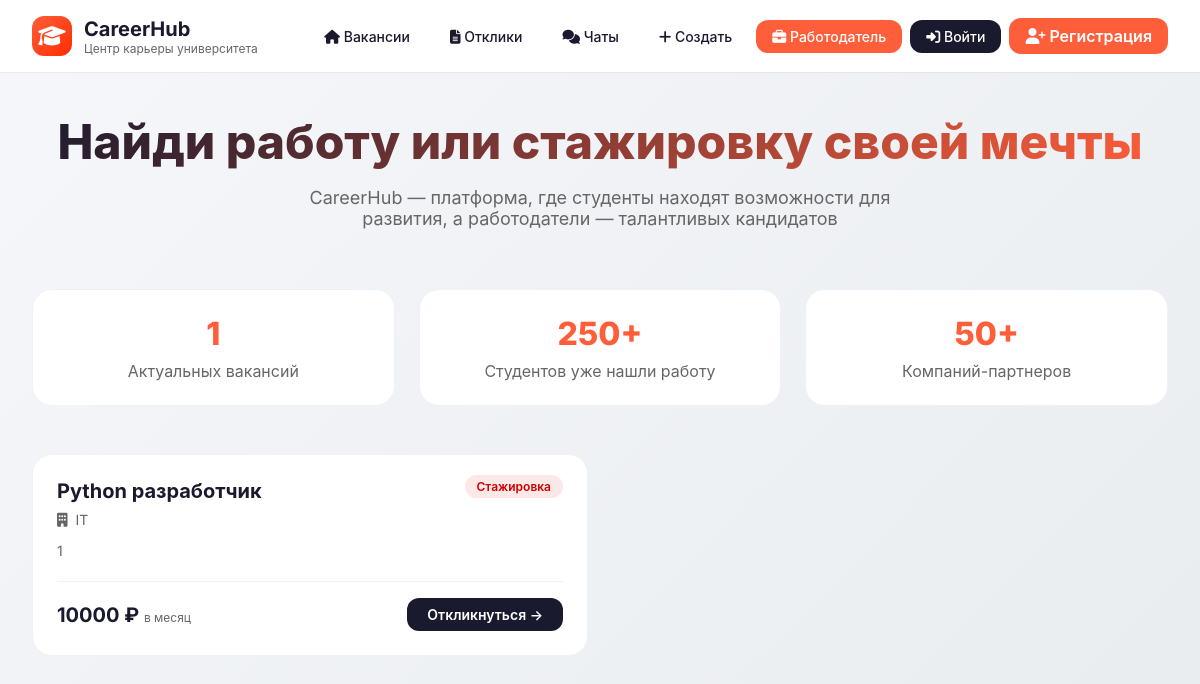
The page / on the database its author committed.
### tables this page shows
CREATE TABLE vacancies (
            id INTEGER PRIMARY KEY AUTOINCREMENT,
            title TEXT NOT NULL,
            description TEXT NOT NULL,
            department TEXT NOT NULL,
            job_type TEXT NOT NULL,
            salary INTEGER,
            employer_id INTEGER,
            created_at TIMESTAMP DEFAULT CURRENT_TIMESTAMP
        );

### app/main.py (the view)
@app.get("/", response_class=HTMLResponse)
async def home(request: Request):
    session_id = request.cookies.get("session_id")
    current_user = None
    if session_id and session_id in sessions:
        current_user = sessions[session_id]
    vacancies = JobService.get_all_vacancies()
    return templates.TemplateResponse(
        "index.html",
        {"request": request, "vacancies": vacancies, "user": current_user}
    )

### templates/index.html (shortened to what this page needs)
{% extends "base.html" %}
{% block content %}
<div class="hero">
    <h1>Найди работу или стажировку своей мечты</h1>
    <p>CareerHub — платформа, где студенты находят возможности для развития, а работодатели — талантливых кандидатов</p>
</div>
<div class="stats-grid">
    <div class="stat-card">
        <div class="stat-number">{{ vacancies|length }}</div>
        <div class="stat-label">Актуальных вакансий</div>
    </div>
    <div class="stat-card">
        <div class="stat-number">250+</div>
        <div class="stat-label">Студентов уже нашли работу</div>
    </div>
    <div class="stat-card">
        <div class="stat-number">50+</div>
        <div class="stat-label">Компаний-партнеров</div>
    </div>
</div>
{% if vacancies %}
    <div class="vacancies-grid">
        {% for vacancy in vacancies %}
        <div class="vacancy-card">
            <div class="vacancy-tag">
                <span class="badge {{ vacancy.job_type }}">
                    {% if vacancy.job_type == 'job' %}Полная занятость{% else %}Стажировка{% endif %}
                </span>
            </div>
            <h3 class="vacancy-title">{{ vacancy.title }}</h3>
            <div class="vacancy-department">
                <i class="fas fa-building"></i> {{ vacancy.department }}
            </div>
            <p class="vacancy-description">{{ vacancy.description[:120] }}{% if vacancy.description|length > 120 %}...{% endif %}</p>
            <div class="vacancy-meta">
                <div class="salary">
                    {% if vacancy.salary %}
                        {{ vacancy.salary }} ₽ <small>в месяц</small>
                    {% else %}
                        Зарплата по договоренности
                    {% endif %}
                </div>
                <a href="/apply/{{ vacancy.id }}" class="btn-apply">Откликнуться →</a>
            </div>
        </div>
        {% endfor %}
    </div>
{% endif %}
{% endblock %}

### templates/base.html (style rules this page uses)
* { margin: 0; padding: 0; box-sizing: border-box; }
body { font-family: 'Inter', -apple-system, BlinkMacSystemFont, 'Segoe UI', sans-serif; background: #f5f7fa; min-height: 100vh; color: #1a1a2e; }
.hero { text-align: center; margin-bottom: 60px; }
.hero h1 { font-size: 48px; font-weight: 800; background: linear-gradient(135deg, #1a1a2e, #ff5e3a); background-clip: text; -webkit-text-fill-color: transparent; margin-bottom: 16px; }
.hero p { font-size: 18px; color: #666; max-width: 600px; margin: 0 auto; }
.vacancies-grid { display: grid; grid-template-columns: repeat(auto-fill, minmax(380px, 1fr)); gap: 24px; margin-top: 20px; }
.vacancy-card { background: white; border-radius: 20px; padding: 24px; transition: all 0.3s ease; border: 1px solid #eef2f6; cursor: pointer; position: relative; }
.vacancy-tag { position: absolute; top: 20px; right: 24px; }
.badge { display: inline-flex; align-items: center; gap: 6px; padding: 4px 12px; border-radius: 100px; font-size: 12px; font-weight: 600; }
.badge.internship { background: #fde8e8; color: #cc0000; }
.vacancy-title { font-size: 20px; font-weight: 700; color: #1a1a2e; margin-bottom: 8px; padding-right: 80px; }
.vacancy-department { display: flex; align-items: center; gap: 8px; color: #666; font-size: 14px; margin-bottom: 12px; }
.vacancy-description { color: #666; line-height: 1.5; font-size: 14px; margin-bottom: 20px; }
.vacancy-meta { display: flex; justify-content: space-between; align-items: center; margin-top: 16px; padding-top: 16px; border-top: 1px solid #eef2f6; }
.salary { font-size: 20px; font-weight: 700; color: #1a1a2e; }
.salary small { font-size: 12px; font-weight: 400; color: #666; }
.btn-apply { background: #1a1a2e; color: white; border: none; padding: 8px 20px; border-radius: 12px; font-weight: 600; cursor: pointer; transition: all 0.2s ease; text-decoration: none; display: inline-block; font-size: 14px; }
.stats-grid { display: grid; grid-template-columns: repeat(3, 1fr); gap: 24px; margin-bottom: 48px; }
.stat-card { background: white; border-radius: 20px; padding: 24px; text-align: center; border: 1px solid #eef2f6; }
.stat-number { font-size: 32px; font-weight: 800; color: #ff5e3a; }
.stat-label { color: #666; margin-top: 8px; }

### rows shown on the page
vacancies: job_type "Стажировка", title "Python разработчик", department "IT", description "1", salary "10000"

### other values the page prints
{{ vacancies|length }} "1"
